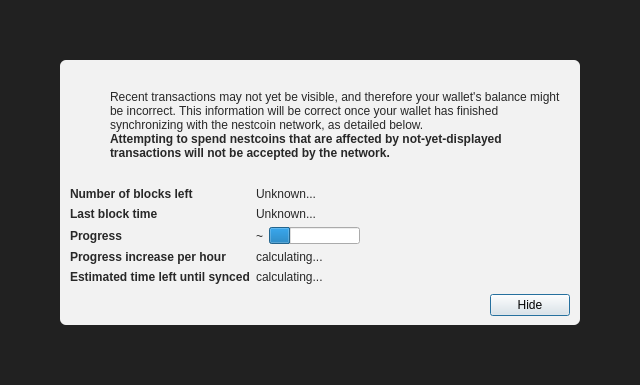
<?xml version="1.0" encoding="UTF-8"?>
<ui version="4.0">
 <class>ModalOverlay</class>
 <widget class="ModalOverlay" name="ModalOverlay">
  <property name="geometry">
   <rect>
    <x>0</x>
    <y>0</y>
    <width>640</width>
    <height>385</height>
   </rect>
  </property>
  <property name="windowTitle">
   <string>Form</string>
  </property>
  <layout class="QVBoxLayout" name="verticalLayout" stretch="0">
   <property name="sizeConstraint">
    <enum>QLayout::SetDefaultConstraint</enum>
   </property>
   <property name="leftMargin">
    <number>0</number>
   </property>
   <property name="topMargin">
    <number>0</number>
   </property>
   <property name="rightMargin">
    <number>0</number>
   </property>
   <property name="bottomMargin">
    <number>0</number>
   </property>
   <item>
    <widget class="QWidget" name="bgWidget" native="true">
     <property name="styleSheet">
      <string notr="true">#bgWidget { background: rgba(0,0,0,220); }</string>
     </property>
     <layout class="QVBoxLayout" name="verticalLayoutMain" stretch="1">
      <property name="leftMargin">
       <number>60</number>
      </property>
      <property name="topMargin">
       <number>60</number>
      </property>
      <property name="rightMargin">
       <number>60</number>
      </property>
      <property name="bottomMargin">
       <number>60</number>
      </property>
      <item>
       <widget class="QWidget" name="contentWidget" native="true">
        <property name="styleSheet">
         <string notr="true">#contentWidget { background: rgba(255,255,255,240); border-radius: 6px; }

QLabel { color: rgb(40,40,40);  }</string>
        </property>
        <layout class="QVBoxLayout" name="verticalLayoutSub" stretch="1,0,0,0">
         <property name="spacing">
          <number>0</number>
         </property>
         <property name="leftMargin">
          <number>10</number>
         </property>
         <property name="topMargin">
          <number>10</number>
         </property>
         <property name="rightMargin">
          <number>10</number>
         </property>
         <property name="bottomMargin">
          <number>10</number>
         </property>
         <item>
          <layout class="QHBoxLayout" name="horizontalLayoutIconText" stretch="0,1">
           <property name="topMargin">
            <number>20</number>
           </property>
           <item>
            <layout class="QVBoxLayout" name="verticalLayoutIcon">
             <property name="leftMargin">
              <number>0</number>
             </property>
             <item>
              <widget class="QPushButton" name="warningIcon">
               <property name="enabled">
                <bool>false</bool>
               </property>
               <property name="text">
                <string/>
               </property>
               <property name="icon">
                <iconset>
                 <normaloff>:/icons/warning</normaloff>
                 <disabledoff>:/icons/warning</disabledoff>:/icons/warning</iconset>
               </property>
               <property name="iconSize">
                <size>
                 <width>48</width>
                 <height>48</height>
                </size>
               </property>
               <property name="flat">
                <bool>true</bool>
               </property>
              </widget>
             </item>
             <item>
              <spacer name="verticalSpacerWarningIcon">
               <property name="orientation">
                <enum>Qt::Vertical</enum>
               </property>
               <property name="sizeHint" stdset="0">
                <size>
                 <width>20</width>
                 <height>40</height>
                </size>
               </property>
              </spacer>
             </item>
            </layout>
           </item>
           <item>
            <layout class="QVBoxLayout" name="verticalLayoutInfoText">
             <property name="leftMargin">
              <number>0</number>
             </property>
             <property name="topMargin">
              <number>0</number>
             </property>
             <item>
              <widget class="QLabel" name="infoText">
               <property name="text">
                <string>Recent transactions may not yet be visible, and therefore your wallet's balance might be incorrect. This information will be correct once your wallet has finished synchronizing with the nestcoin network, as detailed below.</string>
               </property>
               <property name="textFormat">
                <enum>Qt::RichText</enum>
               </property>
               <property name="wordWrap">
                <bool>true</bool>
               </property>
              </widget>
             </item>
             <item>
              <widget class="QLabel" name="infoTextStrong">
               <property name="font">
                <font>
                 <weight>75</weight>
                 <bold>true</bold>
                </font>
               </property>
               <property name="text">
                <string>Attempting to spend nestcoins that are affected by not-yet-displayed transactions will not be accepted by the network.</string>
               </property>
               <property name="textFormat">
                <enum>Qt::RichText</enum>
               </property>
               <property name="wordWrap">
                <bool>true</bool>
               </property>
              </widget>
             </item>
             <item>
              <spacer name="verticalSpacerInTextSpace">
               <property name="orientation">
                <enum>Qt::Vertical</enum>
               </property>
               <property name="sizeHint" stdset="0">
                <size>
                 <width>20</width>
                 <height>40</height>
                </size>
               </property>
              </spacer>
             </item>
            </layout>
           </item>
          </layout>
         </item>
         <item>
          <spacer name="verticalSpacerAfterText">
           <property name="orientation">
            <enum>Qt::Vertical</enum>
           </property>
           <property name="sizeHint" stdset="0">
            <size>
             <width>20</width>
             <height>40</height>
            </size>
           </property>
          </spacer>
         </item>
         <item>
          <layout class="QFormLayout" name="formLayout">
           <property name="fieldGrowthPolicy">
            <enum>QFormLayout::FieldsStayAtSizeHint</enum>
           </property>
           <property name="horizontalSpacing">
            <number>6</number>
           </property>
           <property name="verticalSpacing">
            <number>6</number>
           </property>
           <property name="topMargin">
            <number>10</number>
           </property>
           <item row="0" column="0">
            <widget class="QLabel" name="labelNumberOfBlocksLeft">
             <property name="font">
              <font>
               <weight>75</weight>
               <bold>true</bold>
              </font>
             </property>
             <property name="text">
              <string>Number of blocks left</string>
             </property>
            </widget>
           </item>
           <item row="0" column="1">
            <widget class="QLabel" name="numberOfBlocksLeft">
             <property name="text">
              <string>Unknown...</string>
             </property>
            </widget>
           </item>
           <item row="1" column="0">
            <widget class="QLabel" name="labelLastBlockTime">
             <property name="font">
              <font>
               <weight>75</weight>
               <bold>true</bold>
              </font>
             </property>
             <property name="text">
              <string>Last block time</string>
             </property>
            </widget>
           </item>
           <item row="1" column="1">
            <widget class="QLabel" name="newestBlockDate">
             <property name="sizePolicy">
              <sizepolicy hsizetype="Maximum" vsizetype="Preferred">
               <horstretch>0</horstretch>
               <verstretch>0</verstretch>
              </sizepolicy>
             </property>
             <property name="text">
              <string>Unknown...</string>
             </property>
            </widget>
           </item>
           <item row="2" column="0">
            <widget class="QLabel" name="labelSyncDone">
             <property name="font">
              <font>
               <weight>75</weight>
               <bold>true</bold>
              </font>
             </property>
             <property name="text">
              <string>Progress</string>
             </property>
            </widget>
           </item>
           <item row="2" column="1">
            <layout class="QHBoxLayout" name="horizontalLayoutSync" stretch="0,1">
             <item>
              <widget class="QLabel" name="percentageProgress">
               <property name="text">
                <string notr="true">~</string>
               </property>
              </widget>
             </item>
             <item>
              <widget class="QProgressBar" name="progressBar">
               <property name="value">
                <number>24</number>
               </property>
               <property name="format">
                <string/>
               </property>
              </widget>
             </item>
            </layout>
           </item>
           <item row="4" column="0">
            <widget class="QLabel" name="labelProgressIncrease">
             <property name="font">
              <font>
               <weight>75</weight>
               <bold>true</bold>
              </font>
             </property>
             <property name="text">
              <string>Progress increase per hour</string>
             </property>
            </widget>
           </item>
           <item row="4" column="1">
            <widget class="QLabel" name="progressIncreasePerH">
             <property name="text">
              <string>calculating...</string>
             </property>
            </widget>
           </item>
           <item row="5" column="0">
            <widget class="QLabel" name="labelEstimatedTimeLeft">
             <property name="font">
              <font>
               <weight>75</weight>
               <bold>true</bold>
              </font>
             </property>
             <property name="text">
              <string>Estimated time left until synced</string>
             </property>
            </widget>
           </item>
           <item row="5" column="1">
            <widget class="QLabel" name="expectedTimeLeft">
             <property name="text">
              <string>calculating...</string>
             </property>
            </widget>
           </item>
          </layout>
         </item>
         <item>
          <layout class="QHBoxLayout" name="horizontalLayoutButtons">
           <property name="leftMargin">
            <number>10</number>
           </property>
           <property name="topMargin">
            <number>10</number>
           </property>
           <item>
            <spacer name="horizontalSpacer">
             <property name="orientation">
              <enum>Qt::Horizontal</enum>
             </property>
             <property name="sizeHint" stdset="0">
              <size>
               <width>40</width>
               <height>20</height>
              </size>
             </property>
            </spacer>
           </item>
           <item>
            <widget class="QPushButton" name="closeButton">
             <property name="text">
              <string>Hide</string>
             </property>
             <property name="focusPolicy">
              <enum>Qt::StrongFocus</enum>
             </property>
             <property name="default">
              <bool>true</bool>
             </property>
            </widget>
           </item>
          </layout>
         </item>
        </layout>
       </widget>
      </item>
     </layout>
    </widget>
   </item>
  </layout>
 </widget>
 <customwidgets>
  <customwidget>
   <class>ModalOverlay</class>
   <extends>QWidget</extends>
   <header>qt/modaloverlay.h</header>
   <container>1</container>
  </customwidget>
 </customwidgets>
 <resources/>
 <connections/>
</ui>
